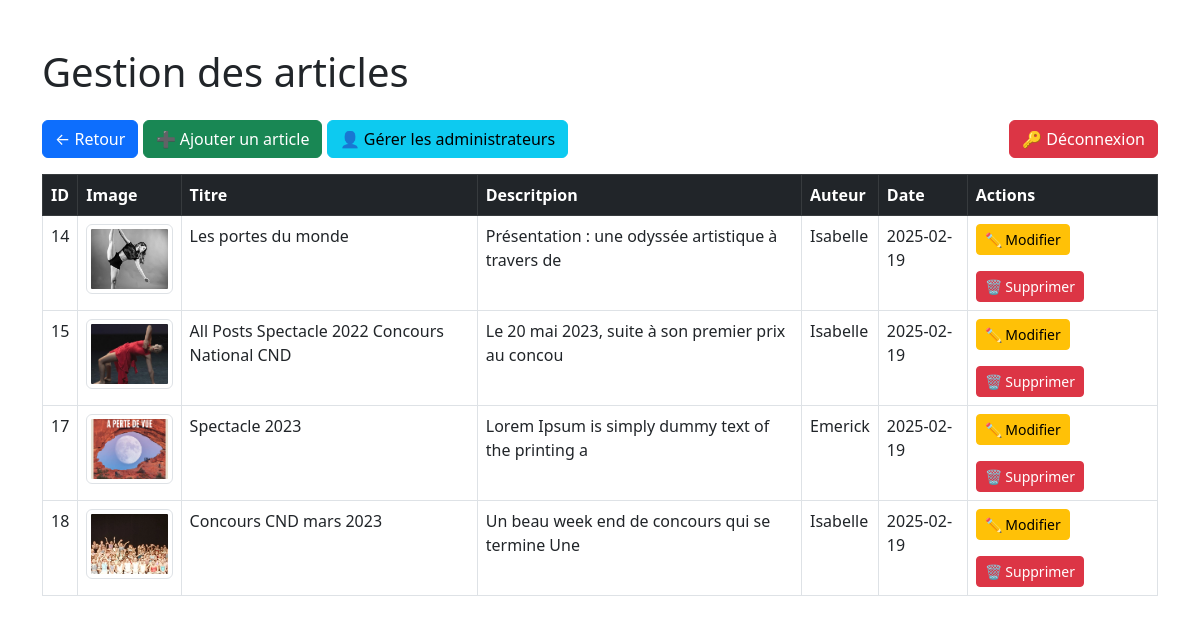
Screenshot of /admin/actu.php (signed in) with the database file from the repository.
### tables this page shows
CREATE TABLE `article` (
  `id` int NOT NULL,
  `title` varchar(50) NOT NULL,
  `content` text NOT NULL,
  `date` date NOT NULL,
  `author` varchar(20) NOT NULL,
  `image` varchar(250) NOT NULL
);

### config/data.php (called while the page is built, shortened)
<?php
function getDBConnection() {
    static $pdo = null;
    if ($pdo === null) {
        $dsn = 'mysql:host=mysql';
        $user = '';
        $password = '';
        $options = [
            PDO::ATTR_ERRMODE => PDO::ERRMODE_EXCEPTION,
            PDO::ATTR_DEFAULT_FETCH_MODE => PDO::FETCH_ASSOC,
            PDO::ATTR_EMULATE_PREPARES => false,
        ];
        try {
            $pdo = new PDO($dsn, $user, $password, $options);
        } catch (PDOException $e) {
            die("Erreur de connexion : " . $e->getMessage());
        }
    }
    return $pdo;
}
function getArticles() {
    $pdo = getDBConnection();
    $sql = "SELECT id, title, LEFT(content, 50) AS resume, date, author, image FROM article ORDER BY date DESC";
    return $pdo->query($sql)->fetchAll();
}
?>

### admin/actu.php (the view, shortened to what this page needs)
<?php
require_once '../config/data.php';
$articles = getArticles();
?>
<!DOCTYPE html>
<html lang="fr">
<head>
    <link href="https://cdn.jsdelivr.net/npm/bootstrap@5.3.0/dist/css/bootstrap.min.css" rel="stylesheet">
</head>
<body>
    <div class="container mt-5">
        <h1 class="mb-4">Gestion des articles</h1>
        <button class="btn btn-primary" onclick="history.back()" style="margin-bottom: 1rem;">← Retour</button>
        <a href="add.php" class="btn btn-success mb-3">➕ Ajouter un article</a>
        <a href="users.php" class="btn btn-info mb-3">👤 Gérer les administrateurs</a>
        <a href="logout.php" class="btn btn-danger mb-3 float-end">🔑 Déconnexion</a>
        <table class="table table-bordered">
            <thead class="table-dark">
                <tr>
                    <th>ID</th>
                    <th>Image</th>
                    <th>Titre</th>
                    <th>Descritpion</th>
                    <th>Auteur</th>
                    <th>Date</th>
                    <th>Actions</th>
                </tr>
            </thead>
            <tbody>
                <?php foreach ($articles as $article): ?>
                <tr>
                    <td><?= htmlspecialchars($article['id']); ?></td>
                    <td>
                        <?php if (!empty($article['image'])): ?>
                            <img src="<?= htmlspecialchars($article['image']); ?>" class="img-thumbnail" style="width: 100px; height: 70px; object-fit: cover;" alt="Image">
                        <?php else: ?>
                            <span class="text-muted">Pas d'image</span>
                        <?php endif; ?>
                    </td>
                    <td><?= htmlspecialchars($article['title']); ?></td>
                    <td><?= htmlspecialchars($article['resume']); ?></td>
                    <td><?= htmlspecialchars($article['author']); ?></td>
                    <td><?= htmlspecialchars($article['date']); ?></td>
                    <td>
                        <a href="modify.php?id=<?= intval($article['id']); ?>" class="btn btn-warning btn-sm mb-3">✏️ Modifier</a>
                        <a href="delete.php?id=<?= htmlspecialchars($article['id']); ?>"
                        class="btn btn-danger btn-sm"
                        onclick="return confirm('Êtes-vous sûr ?');">🗑 Supprimer</a>
                    </td>
                </tr>
                <?php endforeach; ?>
            </tbody>
        </table>
    </div>
</body>
</html>

### rows the page displays
article: id "14", image (picture), title "Les portes du monde", resume "Présentation : une odyssée artistique à travers de", author "Isabelle", date "2025-02-19"
article: id "15", image (picture), title "All Posts Spectacle 2022 Concours National CND", resume "Le 20 mai 2023, suite à son premier prix au concou", author "Isabelle", date "2025-02-19"
article: id "17", image (picture), title "Spectacle 2023", resume "Lorem Ipsum is simply dummy text of the printing a", author "Emerick", date "2025-02-19"
article: id "18", image (picture), title "Concours CND mars 2023", resume "Un beau week end de concours qui se termine Une", author "Isabelle", date "2025-02-19"
